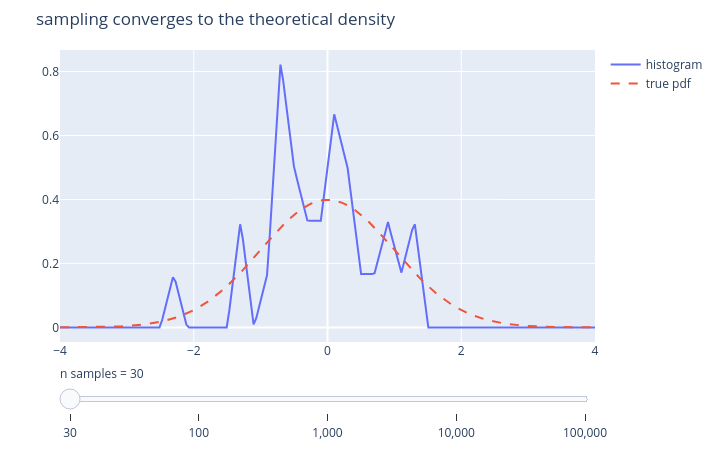

Notebook source saved alongside this figure:
### Markdown cell above
## 5. シミュレーション — ヒストグラムは理論分布に近づく

「分布からサンプルを引く」ことと「理論曲線」の関係を体感します。
サンプル数 $n$ を増やすほどヒストグラムは pdf に張り付いていきます(大数の法則)。

### Code cell
# Histogram -> pdf as n grows (law of large numbers in action).
frames = []
x_grid = np.linspace(-4, 4, 200)
pdf = stats.norm.pdf(x_grid)
for n in [30, 100, 1000, 10000, 100000]:
    samples = np.random.default_rng(0).standard_normal(n)
    hist, edges = np.histogram(samples, bins=40, range=(-4, 4), density=True)
    centers = 0.5 * (edges[:-1] + edges[1:])
    # Build step-like curve from the histogram for the slider frames.
    frames.append((f"{n:,}",
                   [("histogram", np.interp(x_grid, centers, hist), None),
                    ("true pdf", pdf, "dash")]))
fig = viz.plotly_curve_slider(x_grid, frames, slider_name="n samples",
                              title="sampling converges to the theoretical density")
fig.show()

### Figure 1 — Plotly figure (JSON) as saved in the notebook; plotly's stock layout.template omitted (floating-point values rounded to 4 significant figures; data arrays with more than 128 entries replaced by an {"elided": "..."} marker saying what was removed)
{"data": [{"mode": "lines", "name": "histogram", "type": "scatter", "x": {"elided": "200 float values"}, "y": {"elided": "200 float values"}}, {"line": {"dash": "dash"}, "mode": "lines", "name": "true pdf", "type": "scatter", "x": {"elided": "200 float values"}, "y": {"elided": "200 float values"}}], "layout": {"height": 450, "margin": {"b": 30, "l": 60, "r": 20, "t": 50}, "sliders": [{"currentvalue": {"prefix": "n samples = "}, "steps": [{"args": [["30"], {"frame": {"duration": 0, "redraw": true}, "mode": "immediate"}], "label": "30", "method": "animate"}, {"args": [["100"], {"frame": {"duration": 0, "redraw": true}, "mode": "immediate"}], "label": "100", "method": "animate"}, {"args": [["1,000"], {"frame": {"duration": 0, "redraw": true}, "mode": "immediate"}], "label": "1,000", "method": "animate"}, {"args": [["10,000"], {"frame": {"duration": 0, "redraw": true}, "mode": "immediate"}], "label": "10,000", "method": "animate"}, {"args": [["100,000"], {"frame": {"duration": 0, "redraw": true}, "mode": "immediate"}], "label": "100,000", "method": "animate"}]}], "title": {"text": "sampling converges to the theoretical density"}, "width": 720}}
